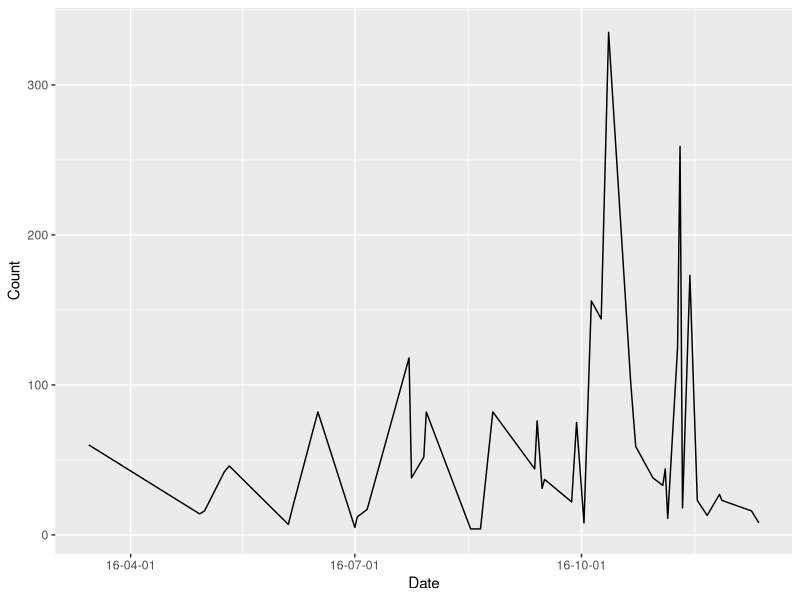

This chart was generated by the following R code:
#This file is used to plot a picture using the generated data
library(ggplot2)
library(scales)
dat = read.csv("temp.csv",header = FALSE,sep = ",")
dat$V1 = as.Date(dat$V1)
gg = ggplot(dat,aes(x = V1,y = V2,group = 1)) + geom_line() + scale_x_date(labels = date_format("%y-%m-%d")) + labs(x = "Date", y = "Count")
ggsave("static/myplot.jpg",gg)